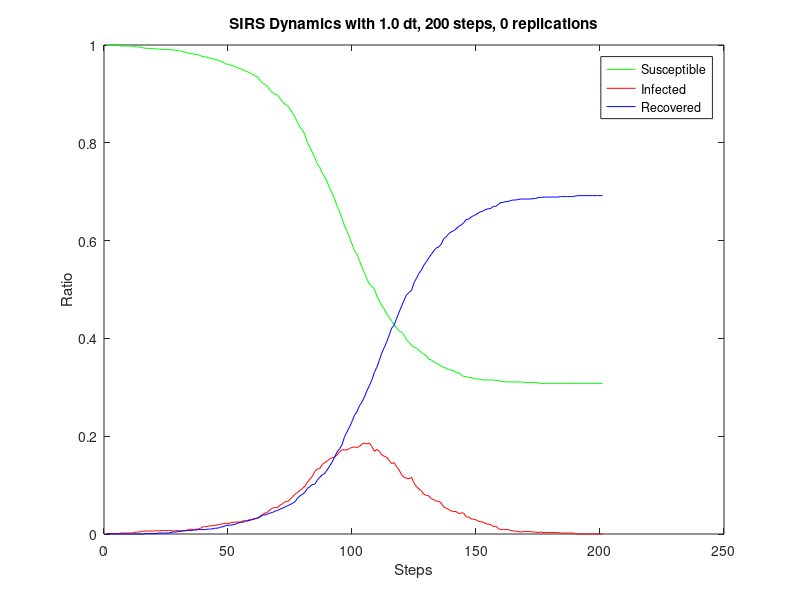

Reproduce this figure in MATLAB.
steps = 200;
dt = 1.0;
replications = 0;
dynamics = [
0.999,0.001,0.000;
0.999,0.001,0.000;
0.999,0.001,0.000;
0.999,0.001,0.000;
0.999,0.001,0.000;
0.999,0.001,0.000;
0.998,0.002,0.000;
0.998,0.002,0.000;
0.998,0.002,0.000;
0.998,0.002,0.000;
0.998,0.002,0.000;
0.997,0.003,0.000;
0.996,0.004,0.000;
0.996,0.004,0.000;
0.995,0.005,0.000;
0.994,0.006,0.000;
0.993,0.006,0.001;
0.993,0.006,0.001;
0.993,0.006,0.001;
0.993,0.006,0.001;
0.992,0.007,0.001;
0.992,0.006,0.002;
0.991,0.007,0.002;
0.991,0.007,0.002;
0.991,0.007,0.002;
0.991,0.007,0.002;
0.990,0.007,0.003;
0.990,0.006,0.004;
0.989,0.007,0.004;
0.988,0.007,0.005;
0.988,0.006,0.006;
0.986,0.006,0.007;
0.985,0.007,0.007;
0.983,0.009,0.007;
0.982,0.010,0.007;
0.982,0.009,0.008;
0.981,0.010,0.008;
0.980,0.010,0.009;
0.978,0.012,0.009;
0.976,0.015,0.009;
0.976,0.015,0.009;
0.974,0.016,0.010;
0.973,0.017,0.010;
0.972,0.017,0.011;
0.970,0.018,0.012;
0.969,0.019,0.012;
0.967,0.020,0.014;
0.965,0.021,0.015;
0.961,0.022,0.017;
0.961,0.021,0.018;
0.959,0.023,0.018;
0.957,0.024,0.019;
0.956,0.024,0.020;
0.953,0.025,0.022;
0.952,0.024,0.024;
0.949,0.027,0.024;
0.947,0.027,0.026;
0.945,0.028,0.027;
0.942,0.030,0.028;
0.940,0.030,0.030;
0.937,0.032,0.031;
0.934,0.032,0.033;
0.927,0.037,0.035;
0.922,0.040,0.039;
0.919,0.043,0.039;
0.915,0.045,0.041;
0.907,0.050,0.043;
0.903,0.053,0.044;
0.899,0.054,0.047;
0.898,0.054,0.048;
0.890,0.059,0.051;
0.884,0.062,0.053;
0.879,0.066,0.055;
0.876,0.066,0.058;
0.869,0.071,0.060;
0.861,0.076,0.063;
0.853,0.081,0.066;
0.842,0.085,0.073;
0.832,0.089,0.078;
0.826,0.093,0.081;
0.817,0.098,0.085;
0.801,0.106,0.093;
0.791,0.112,0.097;
0.781,0.118,0.101;
0.770,0.128,0.102;
0.757,0.133,0.110;
0.750,0.134,0.116;
0.738,0.142,0.121;
0.730,0.146,0.124;
0.720,0.149,0.131;
0.707,0.154,0.139;
0.697,0.156,0.147;
0.685,0.157,0.158;
0.670,0.162,0.168;
0.659,0.168,0.174;
0.645,0.172,0.183;
0.630,0.172,0.199;
0.619,0.172,0.209;
0.607,0.175,0.219;
0.593,0.177,0.230;
0.579,0.178,0.243;
0.573,0.177,0.250;
0.559,0.179,0.262;
0.546,0.184,0.270;
0.534,0.186,0.280;
0.522,0.184,0.293;
0.511,0.186,0.303;
0.506,0.179,0.315;
0.502,0.169,0.330;
0.486,0.173,0.341;
0.477,0.169,0.355;
0.467,0.162,0.370;
0.460,0.159,0.381;
0.450,0.157,0.393;
0.443,0.150,0.407;
0.435,0.144,0.421;
0.428,0.146,0.427;
0.421,0.137,0.441;
0.415,0.131,0.454;
0.413,0.121,0.466;
0.407,0.116,0.478;
0.396,0.114,0.489;
0.392,0.113,0.494;
0.386,0.116,0.498;
0.382,0.104,0.514;
0.380,0.097,0.523;
0.376,0.092,0.533;
0.371,0.088,0.540;
0.368,0.081,0.550;
0.364,0.079,0.557;
0.357,0.078,0.565;
0.356,0.072,0.572;
0.352,0.070,0.579;
0.349,0.067,0.585;
0.347,0.067,0.587;
0.343,0.063,0.593;
0.341,0.055,0.604;
0.339,0.053,0.608;
0.336,0.050,0.614;
0.335,0.047,0.618;
0.334,0.046,0.620;
0.330,0.046,0.624;
0.330,0.042,0.629;
0.326,0.043,0.632;
0.322,0.043,0.636;
0.322,0.035,0.643;
0.320,0.035,0.644;
0.320,0.031,0.648;
0.318,0.030,0.651;
0.317,0.029,0.653;
0.317,0.026,0.657;
0.316,0.025,0.659;
0.315,0.024,0.661;
0.315,0.021,0.664;
0.315,0.020,0.665;
0.315,0.019,0.666;
0.315,0.015,0.670;
0.314,0.016,0.670;
0.314,0.011,0.674;
0.312,0.009,0.678;
0.312,0.009,0.678;
0.311,0.009,0.680;
0.311,0.009,0.680;
0.311,0.007,0.682;
0.311,0.006,0.683;
0.311,0.006,0.683;
0.311,0.005,0.684;
0.311,0.004,0.685;
0.310,0.005,0.685;
0.310,0.005,0.685;
0.310,0.005,0.685;
0.310,0.005,0.685;
0.310,0.004,0.686;
0.310,0.004,0.686;
0.309,0.003,0.688;
0.308,0.004,0.688;
0.308,0.003,0.689;
0.308,0.003,0.689;
0.308,0.003,0.689;
0.308,0.003,0.689;
0.308,0.003,0.689;
0.308,0.003,0.689;
0.308,0.003,0.689;
0.308,0.002,0.690;
0.308,0.002,0.690;
0.308,0.002,0.690;
0.308,0.002,0.690;
0.308,0.002,0.690;
0.308,0.002,0.690;
0.308,0.001,0.691;
0.308,0.000,0.692;
0.308,0.000,0.692;
0.308,0.000,0.692;
0.308,0.000,0.692;
0.308,0.000,0.692;
0.308,0.000,0.692;
0.308,0.000,0.692;
0.308,0.000,0.692;
0.308,0.000,0.692;
0.308,0.000,0.692;
0.308,0.000,0.692;
];
susceptibleRatio = dynamics (:, 1);
infectedRatio = dynamics (:, 2);
recoveredRatio = dynamics (:, 3);
figure
plot (susceptibleRatio.', 'color', 'green');
hold on
plot (infectedRatio.', 'color', 'red');
hold on
plot (recoveredRatio.', 'color', 'blue');
xlabel ('Steps');
ylabel ('Ratio');
legend('Susceptible','Infected', 'Recovered');
title ('SIRS Dynamics with 1.0 dt, 200 steps, 0 replications');
